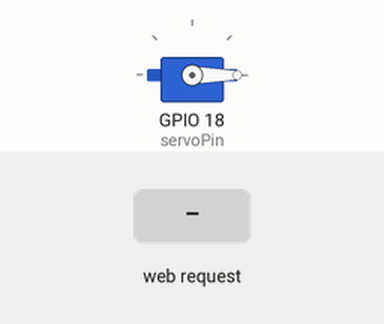
Recording of a sketch running on a simulated ESP32. Parts: servo. Inputs (shaded band) come from the test bench. WiFi joins after 1.5 s; servers stay silent unless stated; what the sketch prints to the serial monitor is not drawn.

Above: at 2.7 s.
2.8 s: HTTP request GET /set?angle=120 received
At 3.9 s:
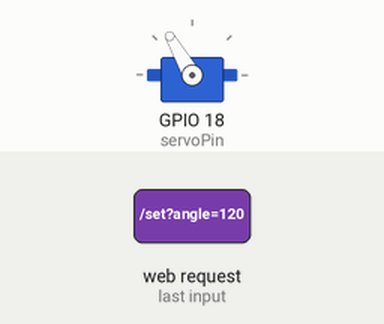
4.3 s: HTTP request GET /set?angle=0 received
At 5.0 s:
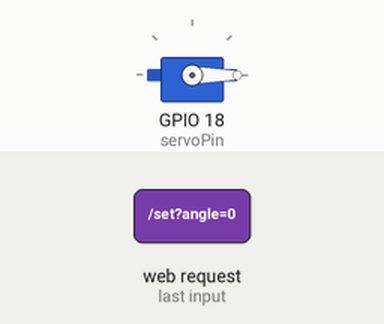
Timing chart, 0 to 7.3 s (numbered marks = the images above; inputs shaded):
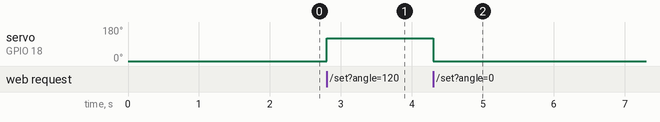

The sketch:

ServoControl.ino
```cpp
#include <WiFi.h>
#include <WebServer.h>
#include <ESP32Servo.h>

const char* ssid = "Airtel_praf_7435";
const char* password = "air69935";

Servo myServo;
const int servoPin = 18;

WebServer server(80);

// HTML & Button Web Page
const char index_html[] PROGMEM = R"rawliteral(
<!DOCTYPE html>
<html>
<head>
  <meta name="viewport" content="width=device-width, initial-scale=1">
  <title>ESP32 Servo Button Control</title>
  <style>
    body { font-family: Arial, sans-serif; text-align: center; margin-top: 50px; background-color: #f4f4f9; }
    .card { background: white; padding: 30px; border-radius: 12px; display: inline-block; box-shadow: 0 4px 12px rgba(0,0,0,0.1); }
    h2 { color: #333; margin-bottom: 20px; }
    .btn {
      display: block;
      width: 220px;
      padding: 15px;
      margin: 15px auto;
      font-size: 18px;
      font-weight: bold;
      color: white;
      border: none;
      border-radius: 8px;
      cursor: pointer;
      transition: background 0.2s;
    }
    .btn-0 { background-color: #ff5722; }
    .btn-0:active { background-color: #e64a19; }
    .btn-180 { background-color: #007bff; }
    .btn-180:active { background-color: #0056b3; }
    .status { font-size: 16px; color: #666; margin-top: 15px; }
  </style>
</head>
<body>
  <div class="card">
    <h2>Servo Motor Control</h2>
    <button class="btn btn-0" onclick="moveServo(0)">Move to 0&deg;</button>
    <button class="btn btn-180" onclick="moveServo(180)">Move to 180&deg;</button>
    <p class="status" id="statusText">Current Position: 0&deg;</p>
  </div>

  <script>
    function moveServo(pos) {
      document.getElementById('statusText').innerText = 'Moving to: ' + pos + '°';
      fetch('/set?angle=' + pos);
    }
  </script>
</body>
</html>
)rawliteral";

void handleRoot() {
  server.send(200, "text/html", index_html);
}

void handleSet() {
  if (server.hasArg("angle")) {
    int angle = server.arg("angle").toInt();
    myServo.write(angle);
    server.send(200, "text/plain", "OK");
  } else {
    server.send(400, "text/plain", "Missing angle parameter");
  }
}

void setup() {
  Serial.begin(115200);

  // Configure ESP32Servo
  ESP32PWM::allocateTimer(0);
  ESP32PWM::allocateTimer(1);
  ESP32PWM::allocateTimer(2);
  ESP32PWM::allocateTimer(3);
  myServo.setPeriodHertz(50);
  myServo.attach(servoPin, 500, 2400);
  myServo.write(0); // Start at 0 degrees

  // Connect to Wi-Fi
  Serial.print("Connecting to Wi-Fi");
  WiFi.begin(ssid, password);
  while (WiFi.status() != WL_CONNECTED) {
    delay(500);
    Serial.print(".");
  }
  Serial.println("\nConnected!");
  Serial.print("ESP32 Web Server IP: http://");
  Serial.println(WiFi.localIP());

  // Set HTTP routes
  server.on("/", handleRoot);
  server.on("/set", handleSet);

  server.begin();
}

void loop() {
  server.handleClient();
}
```

Measured:
- after the input at 2.8 s, servo on GPIO 18 (servoPin): 0° → 120° at once
- after the input at 4.3 s, servo on GPIO 18 (servoPin): 120° → 0° at once
